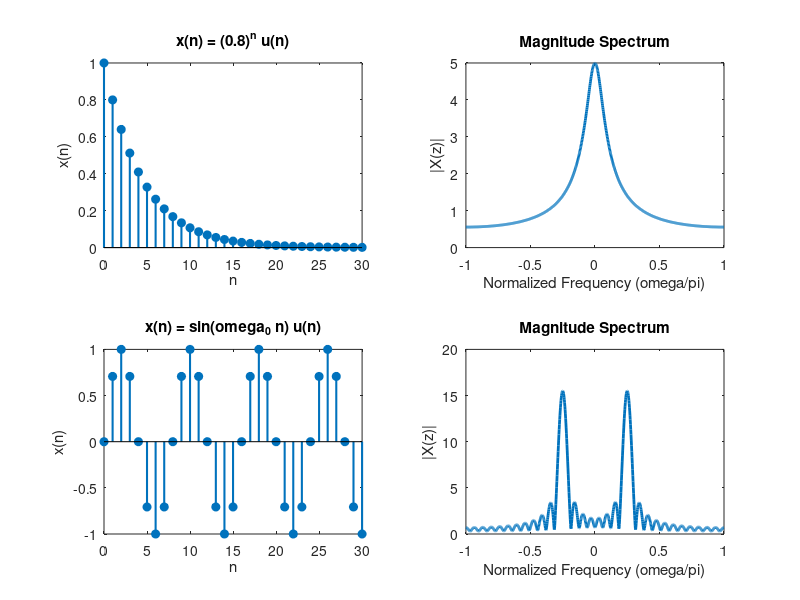
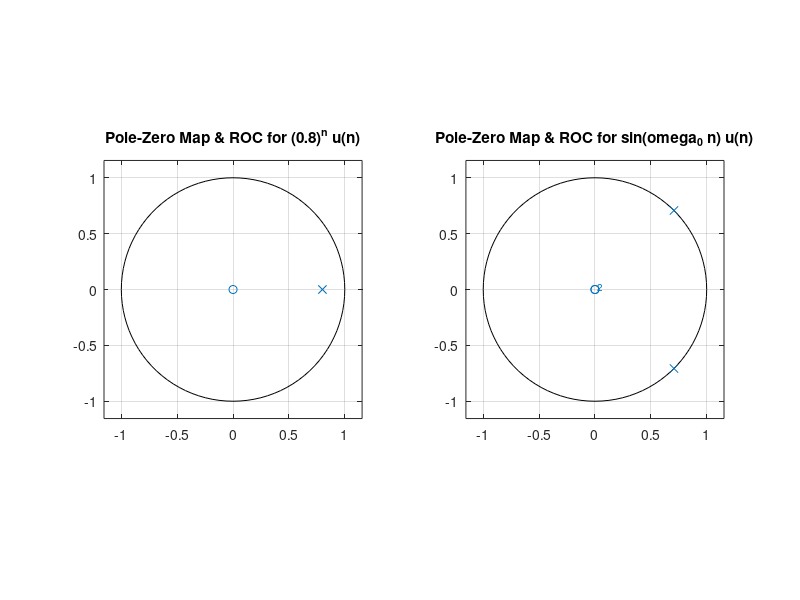

Write MATLAB code to recreate these figures, in order.
clc;
close all;
clear all;

n = 0:30;                    
w = linspace(-pi, pi, 1000); 

% Signals
a = 0.8;
x_n1 = (a).^n;

w0 = pi/4;
x_n2 = sin(w0*n);

% Z-Transform Evaluation 
X_z1 = zeros(size(w));
X_z2 = zeros(size(w));

for k = 1:length(w)
    z = exp(j*w(k));
    sum1 = 0;
    sum2 = 0;
    for i = 1:length(n)
        sum1 = sum1 + x_n1(i) * (z^(-n(i)));
        sum2 = sum2 + x_n2(i) * (z^(-n(i)));
    end
    X_z1(k) = sum1;
    X_z2(k) = sum2;
end

figure(1);

subplot(2,2,1);
stem(n, x_n1, "filled", "LineWidth", 1.5);
xlabel("n");
ylabel("x(n)");
title("x(n) = (0.8)^n u(n)");

subplot(2,2,2);
plot(w/pi, abs(X_z1), "LineWidth", 2);
xlabel("Normalized Frequency (\omega/\pi)");
ylabel("|X(z)|");
title("Magnitude Spectrum");

subplot(2,2,3);
stem(n, x_n2, "filled", "LineWidth", 1.5);
xlabel("n");
ylabel("x(n)");
title("x(n) = sin(\omega_0 n) u(n)");

subplot(2,2,4);
plot(w/pi, abs(X_z2), "LineWidth", 2);
xlabel("Normalized Frequency (\omega/\pi)");
ylabel("|X(z)|");
title("Magnitude Spectrum");

figure(2);

subplot(1,2,1);
zplane([1], [1, -0.8]);
title("Pole-Zero Map & ROC for (0.8)^n u(n)");

num = [sin(w0), 0];
den = [1, -2*cos(w0), 1];
subplot(1,2,2);
zplane(num, den);
title("Pole-Zero Map & ROC for sin(\omega_0 n) u(n)");
